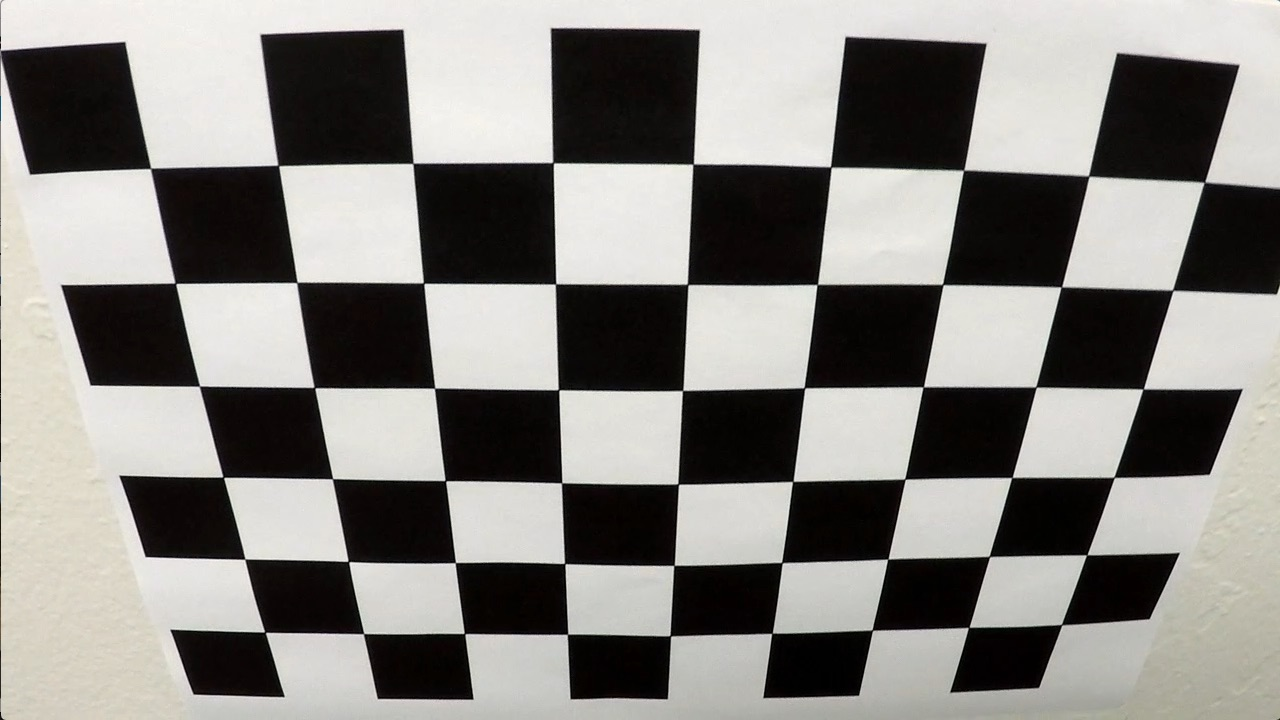
#> input picture Project 4 - Advanced Lane Finding/camera_cal/calibration2.jpg, 1280 x 720 px; the run also reads 1 picture not shown here
$ jupyter execute --allow-errors advanced_lane_finding.ipynb   (shell and % lines are left out)   (older library calls are emulated)
#> lines starting #> are read from the running program, lines starting #| are printed output that depends on the picture; after the words box and inside, x2 and y2 are one past the last pixel; in counts of white or black regions, pixels touching at a corner belong together
# Advanced Lane Finding

## Finding corners

[cell 1]
import numpy as np
import cv2
import matplotlib.pyplot as plt
import matplotlib.image as mpimg

[cell 2]
calibration_path = './camera_cal'

[cell 3]
# Read in calibration image
img = mpimg.imread(calibration_path + '/calibration2.jpg')
#> img is the input picture: shape (720, 1280, 3); mean R, G, B 134.4, 132.4, 128.5
plt.imshow(img)

[cell 4]
# Arrayys to store object points and image points form all images

nx = 9 # number of corners in x
ny = 6 # number of corners in y

obj_points = [] # 3D points in real world space
img_points = [] # 2D points in image plane

# Prepare object points, like (0,0,0), (1,0,0), (2,0,0) ..., (7,5,0)
obj_p = np.zeros((ny*nx, 3), np.float32)
obj_p[:,:2] = np.mgrid[0:nx, 0:ny].T.reshape(-1, 2) # x, y coordinates

# Convert image to grayscale
gray = cv2.cvtColor(img, cv2.COLOR_BGR2GRAY)

# Find the chessboard corners
ret, corners = cv2.findChessboardCorners(gray, (nx,ny), None)
#> ret = True; corners = 54 rows, first 8: [150.6, 168.4], [278.3, 165.4], [412.9, 163.4], [553, 162.6], [693.2, 164.2], [830.6, 166.9], [963.5, 170.4], [1088.6, 176.1]
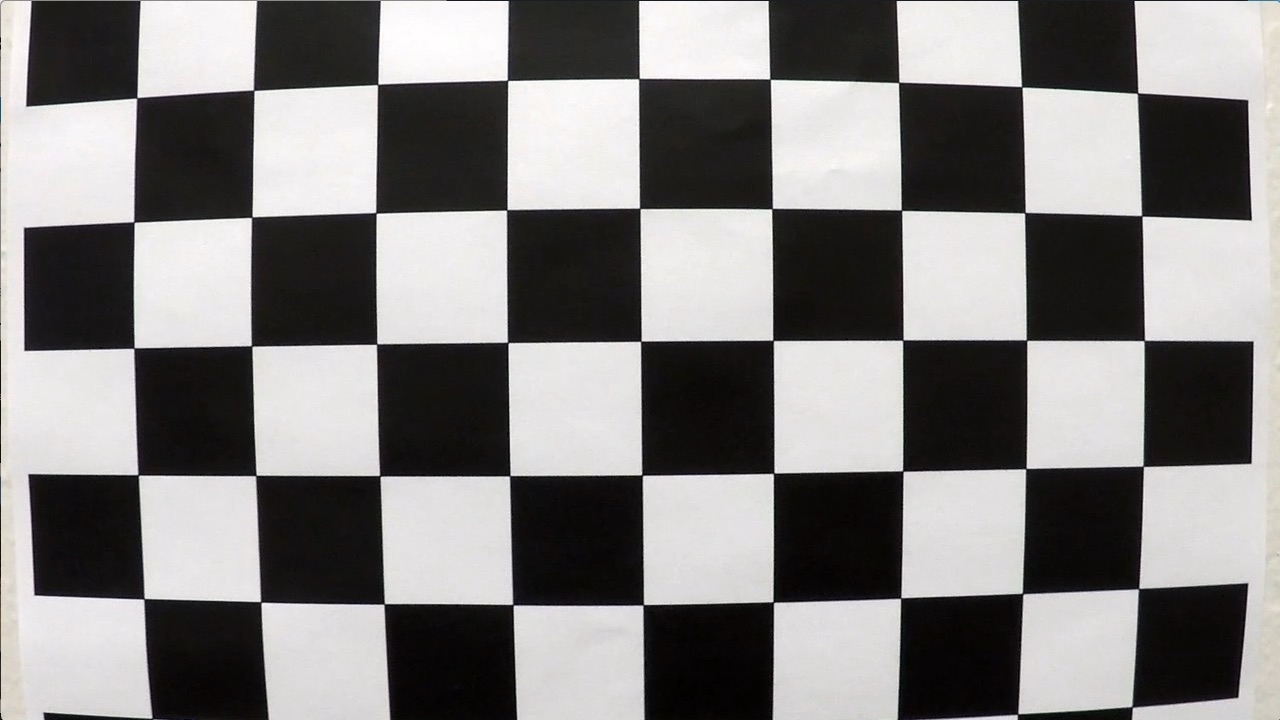
#> input picture Project 4 - Advanced Lane Finding/camera_cal/calibration1.jpg, 1280 x 720 px
#> further down, img is the input picture: shape (720, 1280, 3); mean R, G, B 130.1, 128.4, 127.8
#> `ret, corners = cv2.findChessboardCorners(gray, (nx,ny), None)`: ret = False; corners = None

# If corers are found, add objects points, image points
#> (the rest of this cell did not finish here and is left out)

### Iterate through all calibration images

[cell 5]
import glob

[cell 6]
images = glob.glob(calibration_path + '/calibration*.jpg')

#> (a cell that did not finish here is left out)

## Correction for Distortion

[cell 8]
import pickle

# Test undistortion on an image
img = cv2.imread('camera_cal/calibration9.jpg')
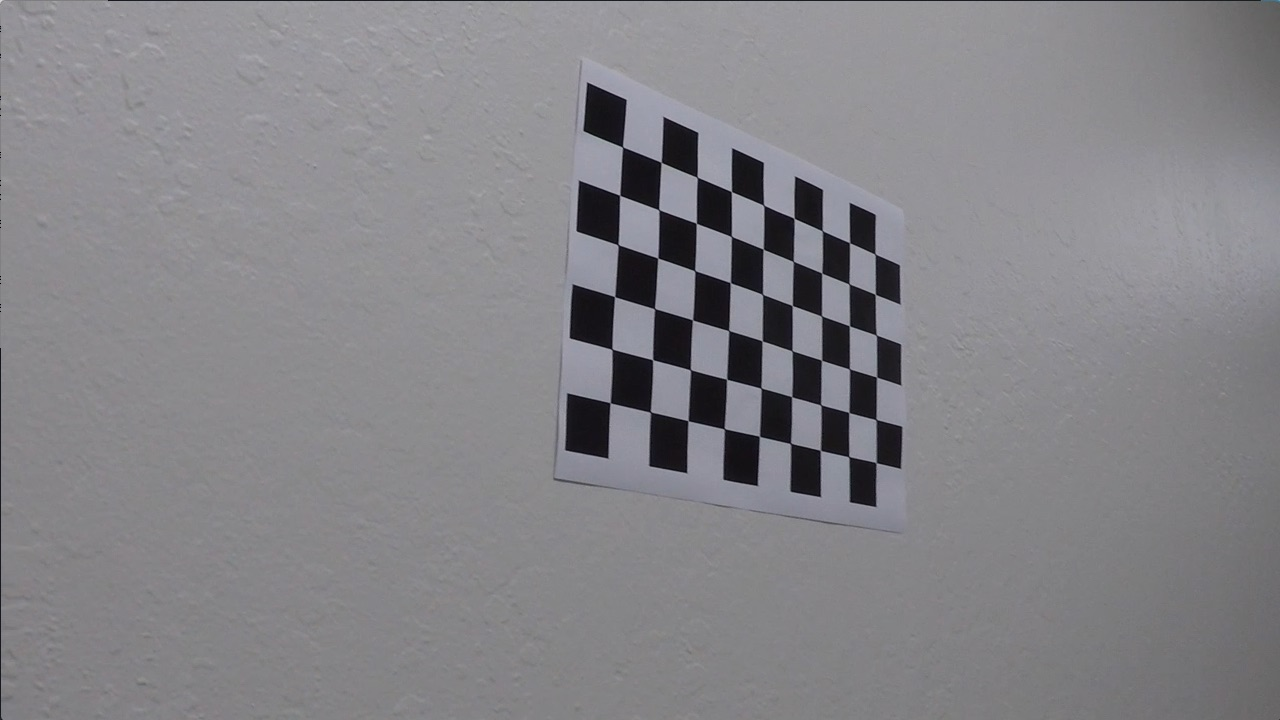
#> input picture Project 4 - Advanced Lane Finding/camera_cal/calibration9.jpg, 1280 x 720 px
#> img is the input picture: shape (720, 1280, 3); mean B, G, R 135.7, 131.6, 132.6
img_size = (img.shape[1], img.shape[0])

# Do camera calibration given object points and image points
ret, mtx, dist, rvecs, tvecs = cv2.calibrateCamera(obj_points, img_points, img_size,None,None)
#> ret = 0.711; mtx = [[1025.6, 0, 662.5], [0, 1051.3, 215.8], [0, 0, 1]]; dist = [[-0.279, 0.268, 0.0257, -0.000278, -0.105]]; rvecs = ([0.535, -0.0379, 0.0192], [0.419, -0.181, 0.0445]); tvecs = ([-3.78, -0.394, 7.09], [-2.01, 2.12, 17.49])


dst = cv2.undistort(img, mtx, dist, None, mtx)
cv2.imwrite('calibration_wide/test_undist.jpg',dst)

# Save the camera calibration result for later use (we won't worry about rvecs / tvecs)
dist_pickle = {}
dist_pickle["mtx"] = mtx
dist_pickle["dist"] = dist
pickle.dump( dist_pickle, open( "camera_cal/wide_dist_pickle.p", "wb" ) )
#dst = cv2.cvtColor(dst, cv2.COLOR_BGR2RGB)
# Visualize undistortion
f, (ax1, ax2) = plt.subplots(1, 2, figsize=(20,10))
ax1.imshow(img)
ax1.set_title('Original Image', fontsize=30)
ax2.imshow(dst)
ax2.set_title('Undistorted Image', fontsize=30)

## Perspective Transform

[cell 9]
import numpy as np
import cv2
import matplotlib.pyplot as plt
import matplotlib.image as mpimg

# read and display the original image
img = mpimg.imread('./images/stopsign.jpg')
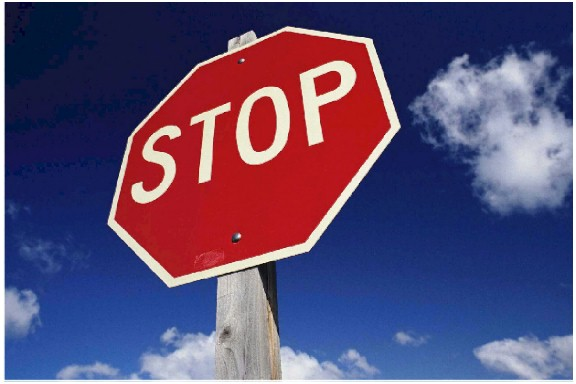
#> input picture Project 4 - Advanced Lane Finding/images/stopsign.jpg, 576 x 384 px
#> img is the input picture: shape (384, 576, 3); mean R, G, B 90.2, 75.4, 113.9

plt.imshow(img)

[cell 10]
plt.imshow(img)

plt.plot(130, 138, '.')
plt.plot(368, 43, '.')
plt.plot(110, 220, '.')
plt.plot(395, 123, '.')

[cell 11]
# Define perspective transform function
def warp(img):

    # Define calibration box in source (original) and destination (dsired or warped) coordinates

    img_size = (img.shape[1], img.shape[0])

    # Four source coordinates
    src = np.float32(
        [[130, 138],
         [368,  43],
         [110, 220],
         [395, 123]])

    # Four desired coordinates
    dst = np.float32(
        [[130, 150],
         [350, 150],
         [130, 250],
         [350, 250]])

    # Compute the perspective transform, M
    M = cv2.getPerspectiveTransform(src, dst)

    # Could compute the inverse also by swapping the input parameters
    Minv = cv2.getPerspectiveTransform(dst, src)

    # Create warped image - uses linera interpolation
    warped = cv2.warpPerspective(img, M, img_size, flags=cv2.INTER_LINEAR)

    return warped

[cell 12]
# Get perspective transform
warped_im = warp(img)

# Visualize undistortion
f, (ax1, ax2) = plt.subplots(1, 2, figsize=(20,10))

ax1.set_title('Source image')
ax1.imshow(img)
ax2.set_title('Warped image')
ax2.imshow(warped_im)

## Undistort and Transform

[cell 13]
# Read in an image
img = cv2.imread('./images/test_image2.png')
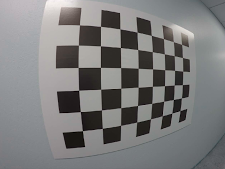
#> input picture Project 4 - Advanced Lane Finding/images/test_image2.png, 225 x 169 px
#> img is the input picture: shape (169, 225, 3); mean B, G, R 124.3, 124.1, 124.2
nx = 8 # the number of inside corners in x
ny = 6 # the number of inside corners in y

[cell 14]
obj_points = [] # 3D points in real world space
img_points = [] # 2D points in image plane

# Prepare object points, like (0,0,0), (1,0,0), (2,0,0) ..., (7,5,0)
obj_p = np.zeros((ny*nx, 3), np.float32)
obj_p[:,:2] = np.mgrid[0:nx, 0:ny].T.reshape(-1, 2) # x, y coordinates

# Convert image to grayscale
gray = cv2.cvtColor(img, cv2.COLOR_BGR2GRAY)
#> gray: shape (169, 225)

# Find the chessboard corners
ret, corners = cv2.findChessboardCorners(gray, (nx,ny), None)
#> ret = True; corners = 48 rows, first 8: [79.5, 24.75], [100.5, 26.3], [119.9, 28.61], [137, 31.97], [151.3, 35.47], [163.5, 38.7], [173.5, 41.53], [181.4, 44.17]

# If corers are found, add objects points, image points
if ret == True:
    img_points.append(corners)
    obj_points.append(obj_p)

    # draw and display corners
    #img = cv2.drawChessboardCorners(img, (nx,ny), corners, ret)
    #plt.imshow(img)

[cell 15]
img_size = (img.shape[1], img.shape[0])

# Do camera calibration given object points and image points
ret, mtx, dist, rvecs, tvecs = cv2.calibrateCamera(obj_points, img_points, img_size, None, None)
#> ret = 0.159; mtx = [[91.06, 0, 111.6], [0, 91.69, 85.19], [0, 0, 1]]; dist = [[-0.232, 0.106, -9.18e-05, 0.00421, -0.0344]]; rvecs = ([0.0854, -0.293, -0.025],); tvecs = ([-1.5, -2.77, 3.65],)

[cell 16]
# MODIFY THIS FUNCTION TO GENERATE OUTPUT
# THAT LOOKS LIKE THE IMAGE ABOVE
def corners_unwarp(img, nx, ny, mtx, dist):
    # Pass in your image into this function
    # Write code to do the following steps
    # 1) Undistort using mtx and dist
#> called with nx = 8, ny = 6, mtx = array of shape (3, 3), dist = array of shape (1, 5)
    undist = cv2.undistort(img, mtx, dist, None, mtx)

    # 2) Convert to grayscale
    gray = cv2.cvtColor(undist, cv2.COLOR_BGR2GRAY)

    # 3) Find the chessboard corners
    ret, corners = cv2.findChessboardCorners(gray, (nx,ny), None)
#> ret = True; corners = 48 rows, first 8: [74.39, 15.65], [99.27, 20.09], [120.6, 23.3], [139.3, 26.81], [155.9, 29.57], [170.6, 32.34], [184, 33.65], [194.9, 35.2]

    # 4) If corners found:
            # a) draw corners
            # b) define 4 source points src = np.float32([[,],[,],[,],[,]])
                 #Note: you could pick any four of the detected corners
                 # as long as those four corners define a rectangle
                 #One especially smart way to do this would be to use four well-chosen
                 # corners that were automatically detected during the undistortion steps
                 #We recommend using the automatic detection of corners in your code
            # c) define 4 destination points dst = np.float32([[,],[,],[,],[,]])
            # d) use cv2.getPerspectiveTransform() to get M, the transform matrix
            # e) use cv2.warpPerspective() to warp your image to a top-down view
    if ret == True:
        # If we found corners, draw them! (just for fun)
        cv2.drawChessboardCorners(undist, (nx, ny), corners, ret)
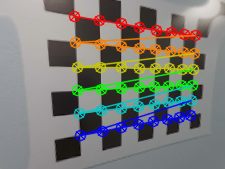
#> undist: shape (169, 225, 3); mean B, G, R 118, 125, 123.8
        # Choose offset from image corners to plot detected corners
        # This should be chosen to present the result at the proper aspect ratio
        # My choice of 100 pixels is not exact, but close enough for our purpose here
        offset = 20 # offset for dst points
        # Grab the image shape
        img_size = (gray.shape[1], gray.shape[0])

        # For source points I'm grabbing the outer four detected corners
        src = np.float32([corners[0], corners[nx-1], corners[-1], corners[-nx]])
#> src = [[74.39, 15.65], [194.9, 35.2], [190.3, 114.5], [79.57, 135]]
        # For destination points, I'm arbitrarily choosing some points to be
        # a nice fit for displaying our warped result
        # again, not exact, but close enough for our purposes
        dst = np.float32([[offset, offset], [img_size[0]-offset, offset],
                         [img_size[0]-offset, img_size[1]-offset],
                         [offset, img_size[1]-offset]])

        M = cv2.getPerspectiveTransform(src, dst)
#> M = [[0.782, -0.0477, -41], [-0.176, 0.793, 17.11], [-0.00228, -0.00059, 1]]
        warped = cv2.warpPerspective(undist, M, img_size, flags=cv2.INTER_LINEAR)
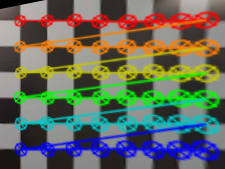
#> warped: shape (169, 225, 3); mean B, G, R 92.8, 107, 101.1
    return warped, M

top_down, perspective_M = corners_unwarp(img, nx, ny, mtx, dist)
#> perspective_M has the same summary as M in corners_unwarp
f, (ax1, ax2) = plt.subplots(1, 2, figsize=(24, 9))
f.tight_layout()
ax1.imshow(img)
ax1.set_title('Original Image', fontsize=50)
ax2.imshow(top_down)
ax2.set_title('Undistorted and Warped Image', fontsize=50)
plt.subplots_adjust(left=0., right=1, top=0.9, bottom=0.)

## Sobel Operator

### first convert to grayscale
Note: Make sure you use the correct grayscale conversion depending on how you've read in your images. Use cv2.COLOR_RGB2GRAY if you've read in an image using mpimg.imread(). Use cv2.COLOR_BGR2GRAY if you've read in an image using cv2.imread().

gray = cv2.cvtColor(im, cv2.COLOR_RGB2GRAY)

### Calculate the derivative in the x direction (the 1, 0 at the end denotes x direction):

sobelx = cv2.Sobel(gray, cv2.CV_64F, 1, 0)

### Calculate the derivative in the y direction (the 0, 1 at the end denotes y direction):

sobely = cv2.Sobel(gray, cv2.CV_64F, 0, 1)

### Calculate the absolute value of the x derivative:

abs_sobelx = np.absolute(sobelx)

### Convert the absolute value image to 8-bit:

scaled_sobel = np.uint8(255*abs_sobelx/np.max(abs_sobelx))

### Create a binary threshold to select pixels based on gradient strength:

thresh_min = 20
thresh_max = 100
sxbinary = np.zeros_like(scaled_sobel)
sxbinary[(scaled_sobel >= thresh_min) & (scaled_sobel <= thresh_max)] = 1
plt.imshow(sxbinary, cmap='gray')

[cell 17]
import numpy as np
import cv2
import matplotlib.pyplot as plt
import matplotlib.image as mpimg
import pickle

import matplotlib.pyplot as plt
import matplotlib.image as mpimg


# Read in an image and grayscale it
image = mpimg.imread('images/thresh-x-example.png')
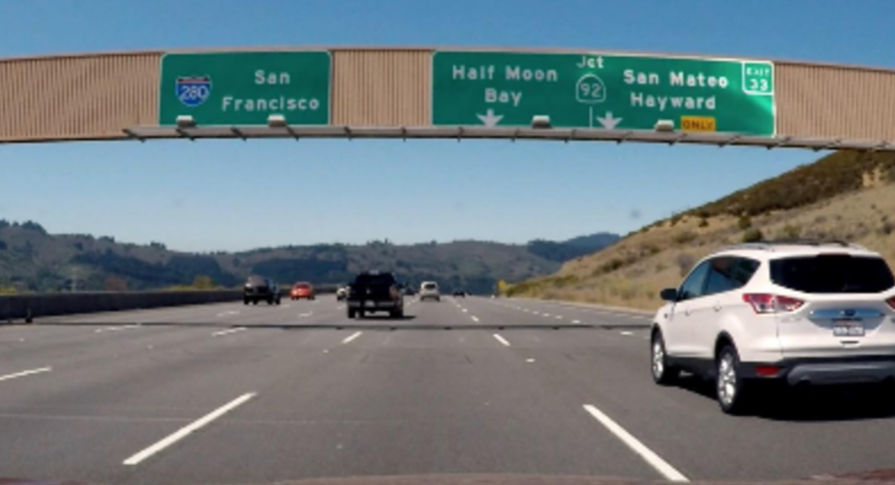
#> input picture Project 4 - Advanced Lane Finding/images/thresh-x-example.png, 895 x 485 px
#> image is the input picture: shape (485, 895, 4) float32; mean R, G, B, A 0.432, 0.481, 0.498, 1

# Define a function that applies Sobel x or y,
# then takes an absolute value and applies a threshold.
# Note: calling your function with orient='x', thresh_min=5, thresh_max=100
# should produce output like the example image shown above this quiz.
def abs_sobel_thresh(img, orient='x', thresh_min=0, thresh_max=255):

    # Apply the following steps to img
    # 1) Convert to grayscale
#> called with orient = 'x', thresh_min = 20, thresh_max = 100
    gray = cv2.cvtColor(img, cv2.COLOR_RGB2GRAY)
#> gray: shape (485, 895) float32
    # 2) Take the derivative in x or y given orient = 'x' or 'y'
    sobely = cv2.Sobel(gray, cv2.CV_64F, 0, 1)
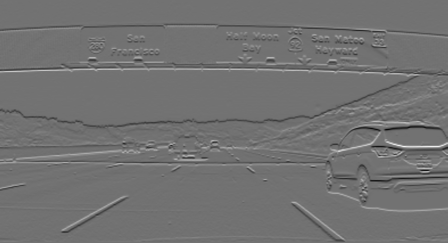
#> sobely: shape (485, 895) float64 (shown at 1/2 size); min -2.26, max 2.79, mean -0.00125; drawn with min black and max white
    # 3) Take the absolute value of the derivative or gradient
    abs_sobely = np.absolute(sobely)
    # 4) Scale to 8-bit (0 - 255) then convert to type = np.uint8
    scaled_sobel = np.uint8(255*abs_sobely/np.max(abs_sobely))
    # 5) Create a mask of 1's where the scaled gradient magnitude
            # is > thresh_min and < thresh_max
    # 6) Return this mask as your binary_output image
    binary_output = np.zeros_like(scaled_sobel)
    binary_output[(scaled_sobel >= thresh_min) & (scaled_sobel <= thresh_max)] = 1
    return binary_output

# Run the function
grad_binary = abs_sobel_thresh(image, orient='x', thresh_min=20, thresh_max=100)
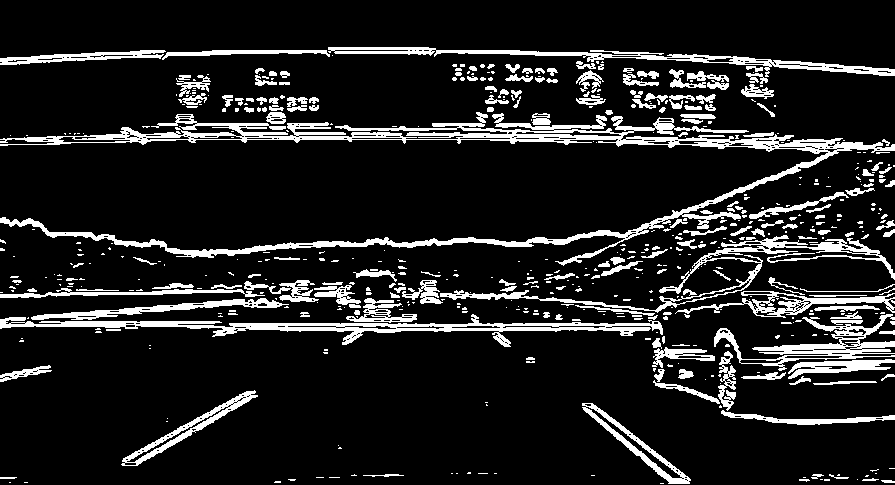
#> grad_binary: shape (485, 895); values 0 (black) and 1 (white), 12.8% white; 560 white regions (370 under 20 px), largest, box (x1, y1, x2, y2) and area: (0, 112, 895, 266) 14148, (0, 314, 663, 347) 4760, (440, 235, 895, 313) 3386
# Plot the result
f, (ax1, ax2) = plt.subplots(1, 2, figsize=(24, 9))
f.tight_layout()
ax1.imshow(image)
ax1.set_title('Original Image', fontsize=50)
ax2.imshow(grad_binary, cmap='gray')
ax2.set_title('Thresholded Gradient', fontsize=50)
plt.subplots_adjust(left=0., right=1, top=0.9, bottom=0.)
#> (the rest of the program and of its run is left out)
